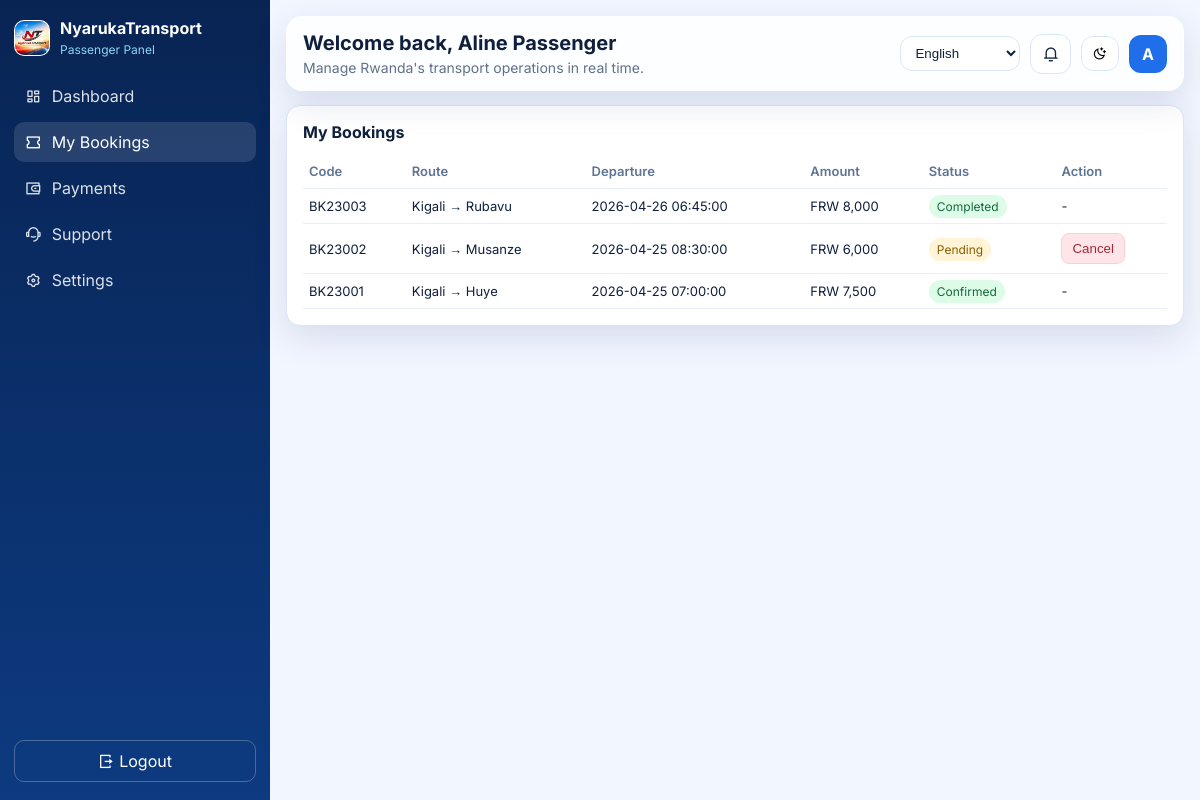
/role-panel.php?view=bookings (signed in), run on the app's committed database.
### tables this page shows
CREATE TABLE IF NOT EXISTS bookings (
    id INT AUTO_INCREMENT PRIMARY KEY,
    booking_code VARCHAR(30) NOT NULL UNIQUE,
    user_id INT NOT NULL,
    trip_id INT NOT NULL,
    agency_id INT NULL,
    seat_number VARCHAR(20) NOT NULL,
    amount_frw INT NOT NULL,
    booking_status ENUM('pending', 'confirmed', 'cancelled', 'completed') NOT NULL DEFAULT 'pending',
    created_at TIMESTAMP DEFAULT CURRENT_TIMESTAMP,
    FOREIGN KEY (user_id) REFERENCES users(id),
    FOREIGN KEY (trip_id) REFERENCES trips(id)
);

CREATE TABLE IF NOT EXISTS routes (
    id INT AUTO_INCREMENT PRIMARY KEY,
    origin VARCHAR(80) NOT NULL,
    destination VARCHAR(80) NOT NULL,
    distance_km INT NOT NULL,
    fare_frw INT NOT NULL
);

CREATE TABLE IF NOT EXISTS trips (
    id INT AUTO_INCREMENT PRIMARY KEY,
    route_id INT NOT NULL,
    bus_id INT NOT NULL,
    departure_time DATETIME NOT NULL,
    arrival_time DATETIME NOT NULL,
    status ENUM('scheduled', 'in_progress', 'completed', 'cancelled') NOT NULL DEFAULT 'scheduled',
    FOREIGN KEY (route_id) REFERENCES routes(id),
    FOREIGN KEY (bus_id) REFERENCES buses(id)
);

### includes/db.php (called while the page is built, shortened)
<?php
function db(): PDO
{
    $dsn = sprintf('mysql:host=%s;port=%d;dbname=%s;charset=utf8mb4', DB_HOST, DB_PORT, DB_NAME);
    $pdo = new PDO(
        $dsn,
        DB_USER,
        DB_PASS,
        [
            PDO::ATTR_ERRMODE => PDO::ERRMODE_EXCEPTION,
            PDO::ATTR_DEFAULT_FETCH_MODE => PDO::FETCH_ASSOC,
            PDO::ATTR_EMULATE_PREPARES => false,
        ]
    );
    return $pdo;
}

### includes/dashboard-data.php (called while the page is built, shortened)
<?php
require_once __DIR__ . '/db.php';
function format_frw(int|float $amount): string
{
    return 'FRW ' . number_format((float) $amount, 0, '.', ',');
}

### role-panel.php (the view, shortened to what this page needs)
<?php
require_once __DIR__ . '/includes/layout.php';
require_once __DIR__ . '/includes/dashboard-data.php';
$user = require_auth();
$view = (string) ($_GET['view'] ?? 'dashboard');
?>
<section class="crud-page">
    <?php if ($view === 'bookings'): ?>
        <?php
        $bookings = db()->prepare("
            SELECT b.id, b.booking_code, r.origin, r.destination, t.departure_time, b.amount_frw, b.booking_status
            FROM bookings b
            JOIN trips t ON t.id = b.trip_id
            JOIN routes r ON r.id = t.route_id
            WHERE b.user_id = :user_id
            ORDER BY b.id DESC
        ");
        $bookings->execute([':user_id' => (int) $user['id']]);
        $bookingRows = $bookings->fetchAll();
        ?>
        <article class="card table-card">
            <div class="card-head"><h4>My Bookings</h4></div>
            <table>
                <thead><tr><th>Code</th><th>Route</th><th>Departure</th><th>Amount</th><th>Status</th><th>Action</th></tr></thead>
                <tbody>
                <?php foreach ($bookingRows as $row): ?>
                    <?php $status = (string) $row['booking_status']; ?>
                    <tr>
                        <td><?= htmlspecialchars((string) $row['booking_code']) ?></td>
                        <td><?= htmlspecialchars((string) $row['origin'] . ' → ' . (string) $row['destination']) ?></td>
                        <td><?= htmlspecialchars((string) $row['departure_time']) ?></td>
                        <td><?= htmlspecialchars(format_frw((int) $row['amount_frw'])) ?></td>
                        <td><span class="status <?= $status === 'cancelled' ? 'danger' : ($status === 'pending' ? 'warn' : 'ok') ?>"><?= ucfirst($status) ?></span></td>
                        <td>
                            <?php if ($status === 'pending'): ?>
                                <form method="post">
                                    <button class="danger-btn" type="submit" name="cancel_booking">Cancel</button>
                                </form>
                            <?php else: ?>
                                <span>-</span>
                            <?php endif; ?>
                        </td>
                    </tr>
                <?php endforeach; ?>
                </tbody>
            </table>
        </article>
    <?php endif; ?>
</section>

### assets/css/style.css (style rules this page uses)
:root { --blue: #1f6feb; --blue-700: #0d4dc0; --green: #22a06b; --orange: #f59f0b; --purple: #8250df; --bg: #f2f6ff; --text: #0f1f3d; --muted: #61708a; --card: #ffffff; --border: #dbe5fa; --shadow: 0 12px 35px rgba(16, 43, 102, 0.12); }
* { box-sizing: border-box; }
body { margin: 0; background: var(--bg); color: var(--text); font-family: Inter, sans-serif; }
body, .card, .metric-card, .topbar, .auth-card, .role-selector, .trust-bar, .icon-btn, input, button { transition: background-color .2s ease, border-color .2s ease, color .2s ease; }
.card { background: var(--card); border: 1px solid var(--border); border-radius: 14px; padding: 16px; box-shadow: var(--shadow); }
.card-head { display: flex; justify-content: space-between; align-items: center; margin-bottom: 12px; }
.card-head h4 { margin: 0; font-size: 16px; }
table { width: 100%; border-collapse: collapse; }
th, td { text-align: left; padding: 9px 6px; border-bottom: 1px solid color-mix(in srgb, var(--border) 65%, transparent); font-size: 13px; }
th { color: #5f7395; font-weight: 600; }
.status { padding: 4px 8px; border-radius: 999px; font-size: 12px; }
.status.ok { background: #dcfce7; color: #17693f; }
.status.warn { background: #fff4d6; color: #8b5d02; }
.crud-page { display: grid; gap: 12px; }
.danger-btn { background: #ffe5e8; color: #a0283c; border: 1px solid #ffcdd4; border-radius: 8px; padding: 7px 10px; cursor: pointer; }

### data on the page
bookings: booking_code "BK23003", routes.origin+destination "Kigali → Rubavu", trip.departure_time "2026-04-26 06:45:00", amount_frw "FRW 8,000", booking_status "Completed"
bookings: booking_code "BK23002", routes.origin+destination "Kigali → Musanze", trip.departure_time "2026-04-25 08:30:00", amount_frw "FRW 6,000", booking_status "Pending"
bookings: booking_code "BK23001", routes.origin+destination "Kigali → Huye", trip.departure_time "2026-04-25 07:00:00", amount_frw "FRW 7,500", booking_status "Confirmed"

### other printed values
APP_NAME "NyarukaTransport"
$user['role'] "Passenger"
t('panel') "Panel"
$item['label'] "Dashboard"
$item['label'] "My Bookings"
$item['label'] "Payments"
$item['label'] "Support"
$item['label'] "Settings"
t('logout') "Logout"
t('welcome_back') "Welcome back"
$user['full_name'] "Aline Passenger"
t('topbar_subtitle') "Manage Rwanda's transport operations in real time."
substr($user['full_name'], 0, 1) "A"
form field lang "English"
